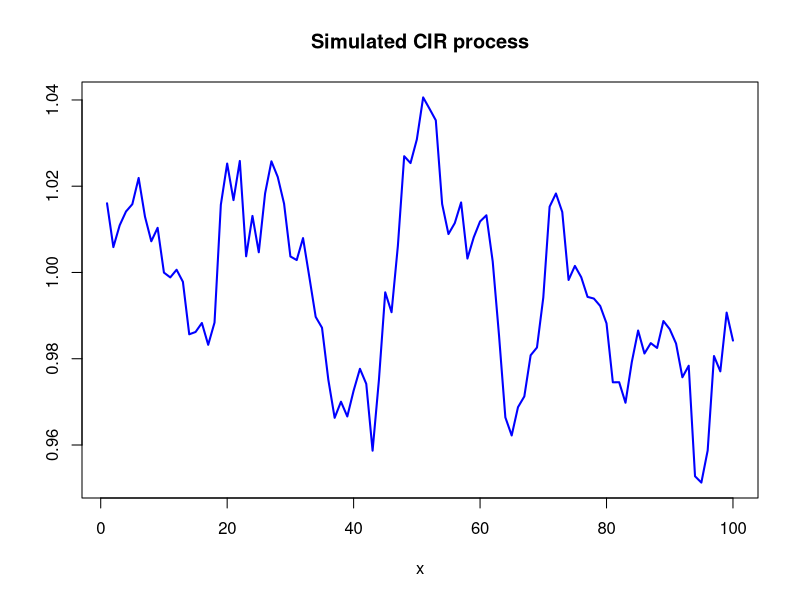

Write the R code that produced this figure.
rm(list = ls(all = TRUE))
graphics.off()

# specify parameter values:
n     = 100  # no. of observations
beta  = 0.1  # beta parameter
gamma = 0.01 # gamma parameter
m     = 1    # mean

# simulates a mean reverting square root process around  mean m
i     = 0
delta = 0.1
x     = m  #start value

while (i < (n * 10)) {
    i = i + 1
    d = beta * (m - x[length(x)]) * delta + gamma * sqrt(delta * abs(x[length(x)])) * rnorm(1, mean = 0, sd = 1)
    x = rbind(x, x[length(x)] + d)
}
x = x[2:length(x)]
x = x[10 * seq(1, n)]

# plot
plot(x, main = "Simulated CIR process", xlab = "x", ylab = "", type = "l", col = "blue", lwd = 2)